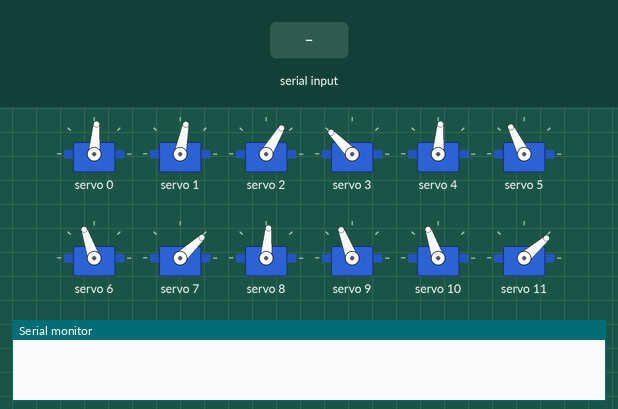
The sketch below on a simulated Arduino Uno, built with avr-gcc and run on an emulated ATmega328P. Parts: 12 × servo, the last lines printed to the serial monitor. The test bench sets the inputs (shaded band).

Above: at 5.0 s.
5.1 s: "90/45\n" received over Serial
At 7.18 s:
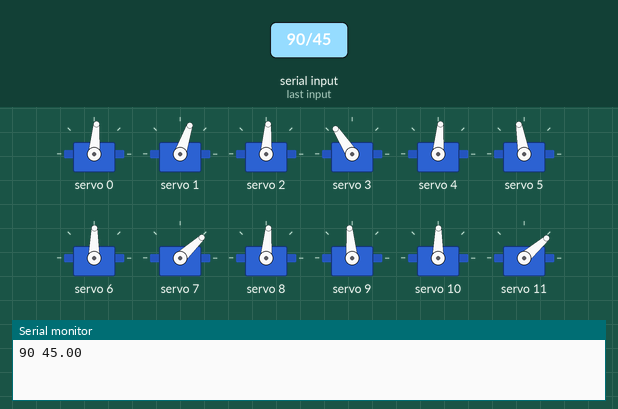
8.1 s: "7\n" received over Serial
At 8.7 s:
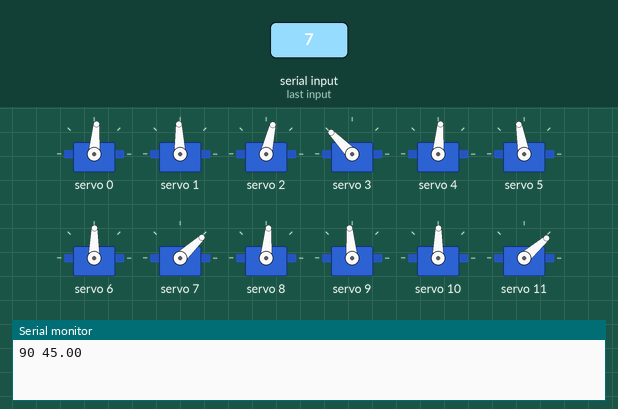
11.1 s: "11\n" received over Serial
At 12.0 s:
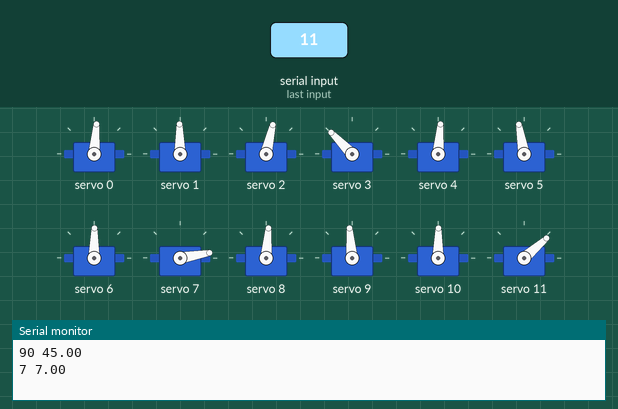
17.1 s: "5\n" received over Serial
20.1 s: "1/90\n" received over Serial
Timing chart, 0 to 24.1 s (numbered marks = the images above; inputs shaded):
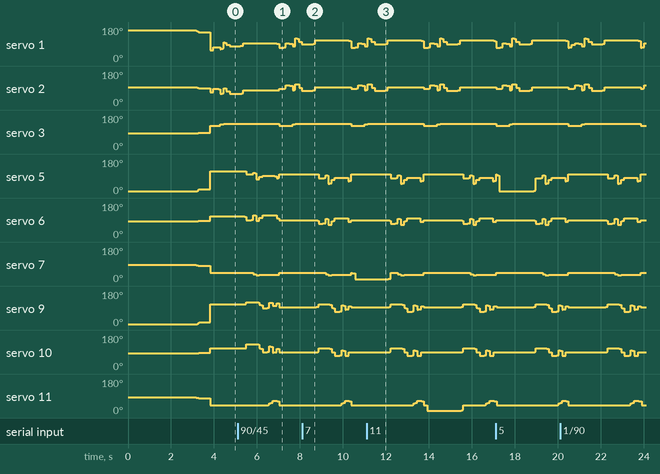

The sketch:

SpiderBotfinalcode.ino
```cpp
#include <Adafruit_PWMServoDriver.h>                             //Include the PWM Driver library

Adafruit_PWMServoDriver Spider = Adafruit_PWMServoDriver(0x40);    //Create an object of board 1


double NormalMotorPosition[16] = {90, 178, 100, 88,   // front right leg {-, ankle, knee, hip}
                                  90, 5,   88,  90,   // front left leg {-, ankle, knee, hip}
                                  90, 0,   88,  88,   // rear right leg {-, ankle, knee, hip}
                                  90, 178, 88,  92};  // rear left leg {-, ankle, knee, hip}

double CurrentMotorPosition[16] = {90, 178, 100, 88,   // front right leg {-, ankle, knee, hip}
                                   90, 5,   88,  90,   // front left leg {-, ankle, knee, hip}
                                   90, 0,   88,  88,   // rear right leg {-, ankle, knee, hip}
                                   90, 178, 88,  92};  // rear left leg {-, ankle, knee, hip}

double FinalMotorPosition[16] = {90, 178, 100, 88,   // front right leg {-, ankle, knee, hip}
                                 90, 5,   88,  90,   // front left leg {-, ankle, knee, hip}
                                 90, 0,   88,  88,   // rear right leg {-, ankle, knee, hip}
                                 90, 178, 88,  92};  // rear left leg {-, ankle, knee, hip}
double Position[12] = {16.5, 0, 0,
                       16.5, 0, 0,
                       16.5, 0, 0,
                       16.5, 0, 0};
double P[12] = {0, 0, 0,
                0, 0, 0,
                0, 0, 0,
                0, 0, 0};

double a1 = 3, a2 = 5.5, a3 = 8;
double v=8.5, w=9.5, d=6.374, beta=atan(v/w);
double xc=0, yc=0, zc=0;
double a=2, b=3;

void setup()
{
  Serial.begin(9600);
  Spider.begin();
  Spider.setOscillatorFrequency(27000000);    //Set the PWM oscillator frequency, used for fine calibration
  Spider.setPWMFreq(50);          //Set the servo operating frequency 50Hz
  delay(1000);
  setMotors(FinalMotorPosition);
  delay(2000);
  standing();
  delay(500);
  //shiftLeft();

  //Trajectory(0);
  //centerLeftRight(-3);
  //Trajectory(0);


  //moveUpDown(2);
  //delay(500);
  //turnRight();
  //centerShift(3.5,0);
  //standing2();

  //centerLeftRight(3);
  //centerLeftRight(-3);
  //moveBot();

  //turnRight();

  //delay(500);
  //centerShift(2,0);
  //Serial.println(Position[3*0]);
  //Serial.println(Position[3*0+1]);

  //turn(1,20);
  //rightTurn();
  //moveBot();
  //centerShift(4,0);
  //check(2,1);
  //down(3);
  //standing2();
  //centerLeftRight(4);
  //standing2();
  //delay(1000)
  //moveUpDown(2);
  //standing2();

  //legDown(4,2);
  //centerShift(-3,2);
  //centerLeftRight(-2);
  //centerFrontBack(1);
  //Trajectory(0);
  //standing();
  //centerLeftRight(-3);
  //moveLeg(0);
}

void loop()
{

  String str="";
  if(Serial.available()){
    str=Serial.readStringUntil('\n');

    String data1 = str.substring(0, str.indexOf('/'));
    int x = data1.toInt();
    str.remove(0, str.indexOf('/')+1);
    String data2 = str.substring(0, str.indexOf('/'));
    float y = data2.toFloat();

    Serial.print(x);
    Serial.print(" ");
    Serial.println(y);

    FinalMotorPosition[x] = y;
    setMotors(FinalMotorPosition);
  }

  moveBot();

  /*
  down(3);
  standing2();
  delay(1000);
  centerLeftRight(4);
  standing2();
  delay(1000);
  */

  /*
  delay(1000);
  moveUpDown(2);
  delay(1000);
  centerLeftRight(4);
  delay(1000);
  centerLeftRight(-2);
  //centerFrontBack(1);
  delay(1000);
  //standing();
  */
}


void setMotors(double FinalMotorPosition[]){
  for(int t=0; t<=10; t++){

    for(int i=0; i<16; i++){
      int angle = CurrentMotorPosition[i] + t*(FinalMotorPosition[i] - CurrentMotorPosition[i])/100;
      int PWM_value = map(angle, 0, 180, 120, 460); // pulse lenght 120 for 0 degree and 460 for 180 degree
      Spider.setPWM(i, 0, PWM_value);
    }

  }
  for(int i=0; i<16; i++){
    CurrentMotorPosition[i] = FinalMotorPosition[i];
  }
}

void setAngle(double q, int n){
  double Q = q*(180/3.14);
  if(n==1||n==2||n==7||n==11||n==13||n==14)
    Q=NormalMotorPosition[n]-Q;
  else
    Q=NormalMotorPosition[n]+Q;
  if(Q>180)
    Q=Q-180;
  FinalMotorPosition[n]=Q;
}

void setAngle2(double Q, int n){
  if(n==1||n==2||n==7||n==11||n==13||n==14)
    Q=FinalMotorPosition[n]-Q;
  else
    Q=FinalMotorPosition[n]+Q;
  if(Q>180)
    Q=Q-180;
  FinalMotorPosition[n]=Q;
}

void invKin(double px, double py, double pz, int l){
  double R1=sqrt(px*px+py*py)-a1;
  double R2=sqrt(R1*R1+pz*pz);
  double q1=atan(py/px);
  double q2=atan(pz/R1)+acos((a2*a2+R2*R2-a3*a3)/(2*a2*R2));
  double q3=acos((R2*R2-a2*a2-a3*a3)/(2*a2*a3));
  setAngle(q3,4*l+1);
  setAngle(q2,4*l+2);
  setAngle(q1,4*l+3);
}

void standing(){
  double P[12] = {5.49, 5.49, -5.25,
                  5.49, 5.49, -5.25,
                  5.49, 5.49, -5.25,
                  5.49, 5.49, -5.25};
  for(int l=0;l<4;l++)
    invKin(P[3*l],P[3*l+1],P[3*l+2],l);
  setMotors(FinalMotorPosition);
  for(int i=0; i<12; i++)
    Position[i] = P[i];
}

void standing2(){
  double P[12] = {5.49, 5.49, -7.25,
                  5.49, 5.49, -7.25,
                  5.49, 5.49, -7.25,
                  5.49, 5.49, -7.25};
  for(int l=0;l<4;l++)
    invKin(P[3*l],P[3*l+1],P[3*l+2],l);
  setMotors(FinalMotorPosition);
  for(int i=0; i<12; i++)
    Position[i] = P[i];
}

void moveUpDown(double k){
  double t=0;
  while(t<=1){
    zc=k*t;
    for(int l=0;l<4;l++){
      invKin(Position[3*l],Position[3*l+1],Position[3*l+2]-zc,l);
      P[3*l+2]=Position[3*l+2]-zc;
  }
    setMotors(FinalMotorPosition);
    t=t+0.5;
  }
  for(int l=0;l<4;l++)
    Position[3*l+2] = P[3*l+2];
  zc=0;

  /*double MotorPosition[16] = {90, 99.11, 113.37, 133.02,   // front right leg {-, ankle, knee, hip}
                              90, 85.89,   74.63,  44.98,   // front left leg {-, ankle, knee, hip}
                              90, 80.89,   74.63,  42.98,   // rear right leg {-, ankle, knee, hip}
                              90, 97.11, 101.37,  137.02};
  for(int i=0; i<16; i++)
    FinalMotorPosition[i] = MotorPosition[i];
  setMotors(FinalMotorPosition);*/

  /*
  for(int l=0;l<4;l++){
      invKin(Position[3*l],Position[3*l+1],Position[3*l+2]-4,l);
      setMotors(FinalMotorPosition);
  }
  */
}

void legDown(double zp, int l){
  Position[3*l+2] = Position[3*l+2]-zp;
  invKin(Position[3*l],Position[3*l+1],Position[3*l+2],l);
  Position[9-3*l+2]=Position[9-3*l+2]+zp;
  invKin(Position[9-3*l],Position[9-3*l+1],Position[9-3*l+2],l);

  //setAngle2(30,4*l+2);
  //setAngle2()
}

void down(int l){
  double MotorPosition[16] = {90, 75.48, 92.47, 133.02,
                              90, 107.52, 88, 35,
                              90, 102.52, 88, 53,
                              90, 75.48, 50,  137.02};
  for(int i=0; i<16; i++)
    FinalMotorPosition[i] = MotorPosition[i];
  setMotors(FinalMotorPosition);
}


void centerShift(double zp,int l){
  double alpha=asin(zp/d),px,py,pz;
  /*
  for(int i=0;i<4;i++){
    if(i==l){
      Position[3*i]=Position[3*i]+2*d*cos(beta)*(cos(alpha-1));
      Position[3*i+1]=Position[3*i+1]+2*d*sin(beta)*(cos(alpha-1));
      Position[3*i+2]=Position[3*i+2]+zp;
    }
    else if(i==(3-l)){
      Position[3*i+2]=Position[3*i+2]-zp;
    }
    else{
      Position[3*i]=Position[3*i]+d*cos(beta)*(cos(alpha-1));
      Position[3*i+1]=Position[3*i+1]+d*sin(beta)*(cos(alpha-1));
    }
    invKin(Position[3*i],Position[3*i+1],Position[3*i+2],i);
  }
  */


  Position[3*l]=Position[3*l]+d*cos(beta)*(1-cos(alpha));
  Position[3*l+1]=Position[3*l+1]+d*sin(beta)*(1-cos(alpha));
  Position[3*l+2]=Position[3*l+2]-zp;
  invKin(Position[3*l],Position[3*l+1],Position[3*l+2],l);

  Position[9-3*l]=Position[9-3*l]+d*cos(beta)*(1-cos(alpha));
  Position[9-3*l+1]=Position[9-3*l+1]+d*sin(beta)*(1-cos(alpha));
  Position[9-3*l+2]=Position[9-3*l+2]+zp;
  invKin(Position[9-3*l],Position[9-3*l+1],Position[9-3*l+2],3-l);

  setMotors(FinalMotorPosition);
}

void Trajectory(int l){
  double t=0,py,pz;
  while(t<=1){
    if(l==0||l==1)
      py=Position[3*l+1]+2*a*t;
    else if(l==2||l==3)
      py=Position[3*l+1]-2*a*t;
    pz=Position[3*l+2]+2*b*sqrt(t-t*t);
    invKin(Position[3*l],py,pz,l);
    setMotors(FinalMotorPosition);
    t=t+0.5;
  }
  Position[3*l+1]=py;
}

void moveLeg(int l){
  centerShift(2,l);
  Trajectory(l);
  centerShift(-2,l);
}

void moveBot(){

  moveLeg(0);
  moveLeg(3);
  moveLeg(1);
  moveLeg(2);
  standing2();

  /*
  moveLeg(0);
  moveLeg(3);
  moveLeg(1);
  moveLeg(2);
  standing2();
  */
}

void centerLeftRight(double k){
  double t=0,px=0,py=0;
  while(t<=1){
    xc=k*t;
    //yc=k*t;
    for(int l=0;l<4;l++){
      if(l==0||l==2)
        px=Position[3*l]-xc;
      else
        px=Position[3*l]+xc;
      /*
      if(l==0||l==1)
        py=Position[3*l+1]-yc;
      else
        py=Position[3*l+1]+yc;
      */
      py=Position[3*l+1];
      invKin(px,py,Position[3*l+2],l);
    }
    setMotors(FinalMotorPosition);
    t=t+0.5;
    //Serial.println(xc);
  }
}

void centerFrontBack(double k){
  double t=0,py=0;
  while(t<=1){
    yc=k*t;
    for(int l=0;l<4;l++){
      if(l==0||l==1)
        py=Position[3*l+1]-yc;
      else
        py=Position[3*l+1]+yc;

      invKin(Position[3*l],py,Position[3*l+2],l);
    }
    setMotors(FinalMotorPosition);
    t=t+0.5;
    //Serial.println(xc);
  }
}

void turnRight(){
  rightTurn(-20);
  delay(10);
  rightTurn(-20);
  delay(10);
  /*rightTurn(25);
  delay(100);
  rightTurn(25);
  delay(100);*/
}

void rightTurn(double a){
  centerShift(2,0);
  turn(0,a);
  centerShift(-2,0);
  centerShift(2,3);
  turn(3,a);
  centerShift(-2,3);
  centerShift(2,1);
  turn(1,-a);
  centerShift(-2,1);
  centerShift(2,2);
  turn(2,-a);
  centerShift(-2,2);
  standing2();
}

void turn(int l,double gamma){
  gamma=(gamma)*(3.14/180);
  //upTurn(l,gamma/2);
  //gamma=gamma/2;
  double t=0,pz;
  double alpha=atan((Position[3*l+1]+(v/2))/(Position[3*l]+(w/2)));
  double r = sqrt(Position[3*l]*Position[3*l]+Position[3*l+1]*Position[3*l+1])+d;
  /*
  if(l==1||l==2){
    Position[3*l]=r*cos(alpha+gamma)+w/2;
    Position[3*l+1]=r*sin(alpha+gamma)-v/2;
  }
  */
  while(t<=1){
  Position[3*l]=r*cos(alpha+gamma*t)-w/2;
  Position[3*l+1]=r*sin(alpha+gamma*t)-v/2;
  pz=Position[3*l+2]+2*b*sqrt(t-t*t);
  invKin(Position[3*l],Position[3*l+1],pz,l);
  setMotors(FinalMotorPosition);
  t=t+0.5;
  //Serial.println(alpha);
  //Serial.println(Position[3*l]);
  //Serial.println(Position[3*l]+1);
  }
}

void upTurn(int l,double gamma){
  double alpha=atan((Position[3*l+1]+(v/2))/(Position[3*l]+(w/2)));
  double r = sqrt(Position[3*l]*Position[3*l]+Position[3*l+1]*Position[3*l+1])+d;
  Position[3*l]=r*cos(alpha+gamma)-w/2;
  Position[3*l+1]=r*sin(alpha+gamma)-v/2;
  invKin(Position[3*l],Position[3*l+1],Position[3*l+2]+3,l);
  setMotors(FinalMotorPosition);
}

void check(double zp,int l){
  double alpha=asin(zp/d),px,py,pz;
  /*
  for(int i=0;i<4;i++){
    if(i==l){
      Position[3*i]=Position[3*i]+2*d*cos(beta)*(cos(alpha-1));
      Position[3*i+1]=Position[3*i+1]+2*d*sin(beta)*(cos(alpha-1));
      Position[3*i+2]=Position[3*i+2]+zp;
    }
    else if(i==(3-l)){
      Position[3*i+2]=Position[3*i+2]-zp;
    }
    else{
      Position[3*i]=Position[3*i]+d*cos(beta)*(cos(alpha-1));
      Position[3*i+1]=Position[3*i+1]+d*sin(beta)*(cos(alpha-1));
    }
    invKin(Position[3*i],Position[3*i+1],Position[3*i+2],i);
  }
  */


  Position[3*l]=Position[3*l]+d*cos(beta)*(1-cos(alpha));
  Position[3*l+1]=Position[3*l+1]+d*sin(beta)*(1-cos(alpha));
  Position[3*l+2]=Position[3*l+2]-zp;
  invKin(Position[3*l],Position[3*l+1],Position[3*l+2],l);


  Position[9-3*l]=Position[9-3*l]+d*cos(beta)*(1-cos(alpha));
  Position[9-3*l+1]=Position[9-3*l+1]+d*sin(beta)*(1-cos(alpha));
  Position[9-3*l+2]=Position[9-3*l+2]+zp;
  invKin(Position[9-3*l],Position[9-3*l+1],Position[9-3*l+2],3-l);

  setMotors(FinalMotorPosition);
}

void shiftLeft(){
  double MotorPosition[16] = {90,  60, 70, 133.02,   // front right leg {-, ankle, knee, hip}
                              90,  5, 88,  44.98,   // front left leg {-, ankle, knee, hip}
                              90,  80, 88,  42.98,   // rear right leg {-, ankle, knee, hip}
                              90,  35, 40, 137.02};
  for(int i=0; i<16; i++)
    FinalMotorPosition[i] = MotorPosition[i];
  setMotors(FinalMotorPosition);
}
```
